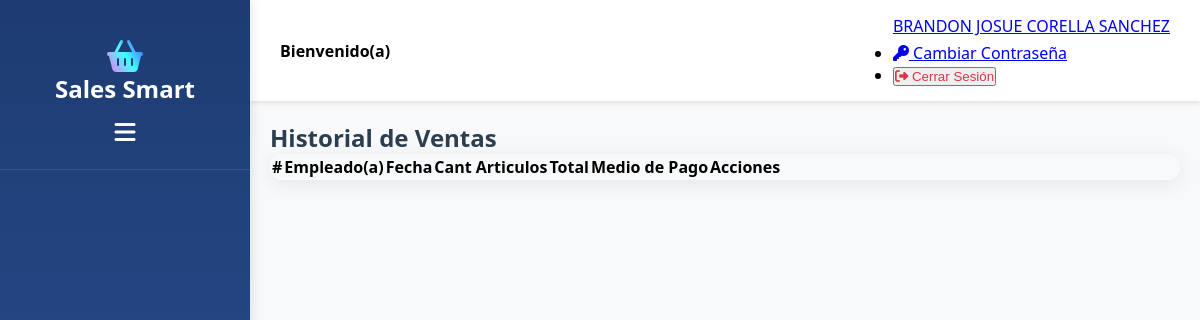
The app's page /View/Principal/Historial.php (signed in), older data.
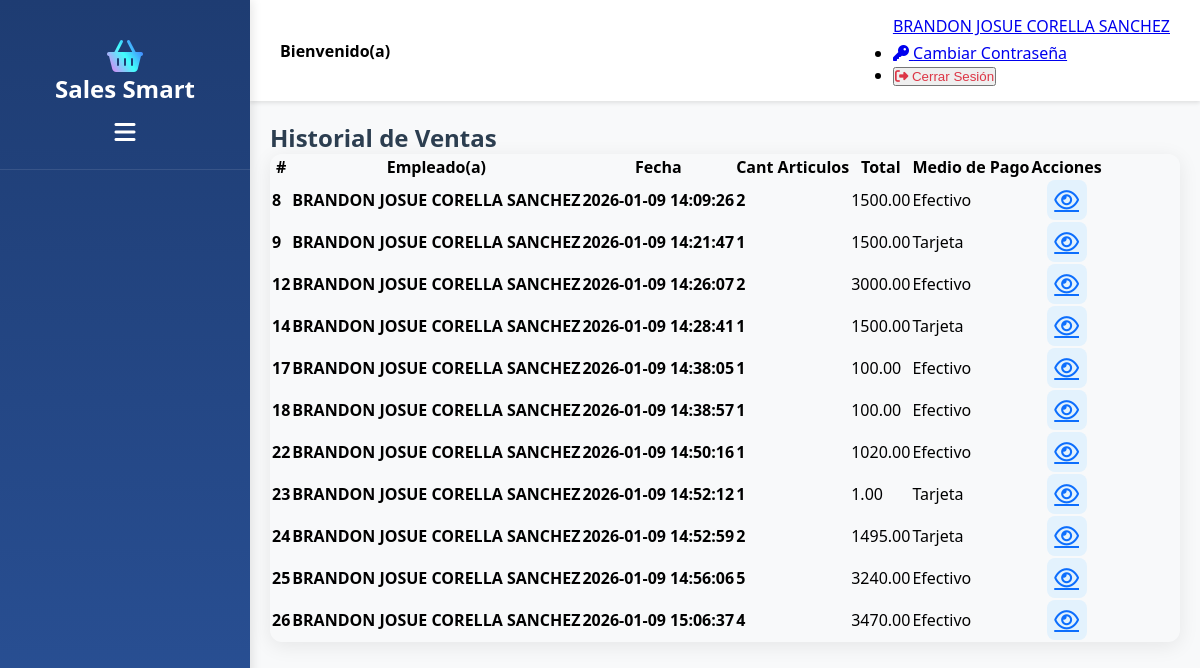
The same page, newer data.
### tables this page shows
CREATE TABLE `tbventa` (
  `idVenta` int NOT NULL AUTO_INCREMENT,
  `idUsuario` int NOT NULL,
  `fecha` datetime NOT NULL DEFAULT CURRENT_TIMESTAMP,
  `cantidadArticulos` varchar(45) NOT NULL,
  `total` decimal(10,2) NOT NULL,
  `idMetodoPago` int NOT NULL,
  PRIMARY KEY (`idVenta`),
  KEY `FK_VENTA_METODO_PAGO` (`idMetodoPago`),
  CONSTRAINT `FK_VENTA_METODO_PAGO` FOREIGN KEY (`idMetodoPago`) REFERENCES `tbmetodopago` (`idMetodoPago`)
);

CREATE TABLE `tbusuario` (
  `idUsuario` int NOT NULL AUTO_INCREMENT,
  `cedula` varchar(255) NOT NULL,
  `nombreCompleto` varchar(255) NOT NULL,
  `correoElectronico` varchar(255) NOT NULL,
  `contrasenna` varchar(255) NOT NULL,
  `idRol` int NOT NULL DEFAULT '2',
  `estado` bit(1) NOT NULL DEFAULT b'1',
  PRIMARY KEY (`idUsuario`),
  KEY `FK_USUARIO_ROL` (`idRol`),
  CONSTRAINT `FK_USUARIO_ROL` FOREIGN KEY (`idRol`) REFERENCES `tbrol` (`idRol`)
);

CREATE TABLE `tbmetodopago` (
  `idMetodoPago` int NOT NULL AUTO_INCREMENT,
  `nombreMetodoPago` varchar(45) NOT NULL,
  PRIMARY KEY (`idMetodoPago`)
);

### Model/VentasModel.php (called while the page is built, shortened)
<?php
    function ConsultarVentasModel ()
    {
        try
        {
            $context = OpenConnection();
            $sentencia = "CALL ConsultarVentas()";
            $resultado = $context -> query($sentencia);
            $datos = [];
            while ($row = $resultado->fetch_assoc())
            {
                $datos[] = $row;
            }
            return $datos;
        }
        catch(Exception $error)
        {
            SaveError($error);
            return false;
        }
    }
?>

### Controller/VentasController.php (called while the page is built, shortened)
<?php
    include_once $_SERVER['DOCUMENT_ROOT'] . '/SalesSmart/Model/VentasModel.php';
    function ConsultarVentas()
    {
        return ConsultarVentasModel();
    }
?>

### View/Principal/Historial.php (the view, shortened to what this page needs)
<?php
    include_once $_SERVER['DOCUMENT_ROOT'] . '/SalesSmart/View/LayoutInterno.php';
    include_once $_SERVER['DOCUMENT_ROOT'] . '/SalesSmart/Controller/VentasController.php';
    $ventas = ConsultarVentas();
?>
<!doctype html>
<html lang="es">
<body>
        <div class="row mb-3">
            <div class="col-12 mt-4">
                <h2 class="text-center mb-3" style="color: #2c3e50; font-weight: 700;">Historial de Ventas</h2>
            </div>
        </div>
        <div class="card">
            <div class="card-body p-0 mt-3">
                <div class="table-responsive">
                    <table class="table mb-0 text-center" id="tbHistorial" name="tbHistorial">
                        <thead>
                            <tr>
                                <th scope="col" class="text-center align-middle">#</th>
                                <th scope="col" class="text-center align-middle">Empleado(a)</th>
                                <th scope="col" class="text-center align-middle">Fecha</th>
                                <th scope="col" class="text-center align-middle">Cant Articulos</th>
                                <th scope="col" class="text-center align-middle">Total</th>
                                <th scope="col" class="text-center align-middle">Medio de Pago</th>
                                <th scope="col" class="text-center align-middle">Acciones</th>
                            </tr>
                        </thead>
                        <tbody>
                        <?php
                        foreach ($ventas as $venta)
                        {
                            echo '
                            <tr>
                                <td class="text-center align-middle"><strong>'.$venta['idVenta'].'</strong></td>
                                <td class="text-center align-middle"><strong>'.$venta['nombreCompleto'].'</strong></td>
                                <td class="text-center align-middle"><strong>'.$venta['fecha'].'</strong></td>
                                <td class="text-center align-middle"><strong>'.$venta['cantidadArticulos'].'</strong></td>
                                <td class="text-center align-middle">'.$venta['total'].'</td>
                                <td class="text-center align-middle">'.$venta['nombreMetodoPago'].'</td>
                                <td class="text-center align-middle">
                                    <div class="action-buttons d-flex justify-content-center gap-3">
                                        <a href="DetalleVenta.php?id='.$venta['idVenta'].'"
                                        title="Ver"
                                        style="color:#0d6efd;font-size:22px;">
                                            <i class="fa-regular fa-eye"></i>
                                        </a>
                                    </div>
                                </td>
                            </tr>';
                        }
                        ?>
                        </tbody>
                    </table>
                </div>
            </div>
        </div>
</body>
</html>

Row changes from the older to the newer data that the page shows:
added tbventa: idVenta "8", idUsuario.nombreCompleto "BRANDON JOSUE CORELLA SANCHEZ", fecha "2026-01-09 14:09:26", cantidadArticulos "2", total "1500.00", idMetodoPago.nombreMetodoPago "Efectivo"
added tbventa: idVenta "9", idUsuario.nombreCompleto "BRANDON JOSUE CORELLA SANCHEZ", fecha "2026-01-09 14:21:47", cantidadArticulos "1", total "1500.00", idMetodoPago.nombreMetodoPago "Tarjeta"
added tbventa: idVenta "12", idUsuario.nombreCompleto "BRANDON JOSUE CORELLA SANCHEZ", fecha "2026-01-09 14:26:07", cantidadArticulos "2", total "3000.00", idMetodoPago.nombreMetodoPago "Efectivo"
added tbventa: idVenta "14", idUsuario.nombreCompleto "BRANDON JOSUE CORELLA SANCHEZ", fecha "2026-01-09 14:28:41", cantidadArticulos "1", total "1500.00", idMetodoPago.nombreMetodoPago "Tarjeta"
added tbventa: idVenta "17", idUsuario.nombreCompleto "BRANDON JOSUE CORELLA SANCHEZ", fecha "2026-01-09 14:38:05", cantidadArticulos "1", total "100.00", idMetodoPago.nombreMetodoPago "Efectivo"
added tbventa: idVenta "18", idUsuario.nombreCompleto "BRANDON JOSUE CORELLA SANCHEZ", fecha "2026-01-09 14:38:57", cantidadArticulos "1", total "100.00", idMetodoPago.nombreMetodoPago "Efectivo"
added tbventa: idVenta "22", idUsuario.nombreCompleto "BRANDON JOSUE CORELLA SANCHEZ", fecha "2026-01-09 14:50:16", cantidadArticulos "1", total "1020.00", idMetodoPago.nombreMetodoPago "Efectivo"
added tbventa: idVenta "23", idUsuario.nombreCompleto "BRANDON JOSUE CORELLA SANCHEZ", fecha "2026-01-09 14:52:12", cantidadArticulos "1", total "1.00", idMetodoPago.nombreMetodoPago "Tarjeta"
added tbventa: idVenta "24", idUsuario.nombreCompleto "BRANDON JOSUE CORELLA SANCHEZ", fecha "2026-01-09 14:52:59", cantidadArticulos "2", total "1495.00", idMetodoPago.nombreMetodoPago "Tarjeta"
added tbventa: idVenta "25", idUsuario.nombreCompleto "BRANDON JOSUE CORELLA SANCHEZ", fecha "2026-01-09 14:56:06", cantidadArticulos "5", total "3240.00", idMetodoPago.nombreMetodoPago "Efectivo"
added tbventa: idVenta "26", idUsuario.nombreCompleto "BRANDON JOSUE CORELLA SANCHEZ", fecha "2026-01-09 15:06:37", cantidadArticulos "4", total "3470.00", idMetodoPago.nombreMetodoPago "Efectivo"
